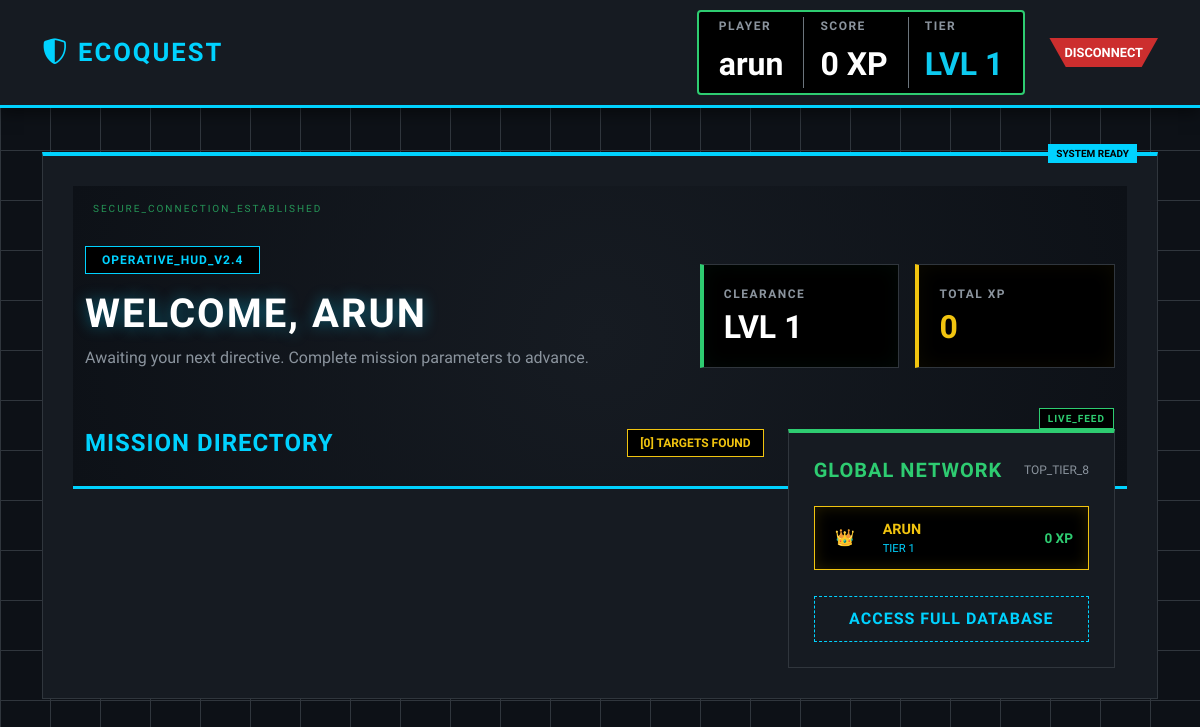
Page /dashboard/student/ (signed in) on the committed database.
### apps/accounts/models.py (models this page shows, shortened)
class User(AbstractUser):
    ROLE_CHOICES = (
        ('student', 'Student'),
        ('teacher', 'Teacher'),
        ('admin', 'Administrator'),
    )
    LEVEL_CHOICES = (
        (1, 'Bronze'),
        (2, 'Silver'),
        (3, 'Gold'),
    )
    role = models.CharField(max_length=20, choices=ROLE_CHOICES, default='student')
    assigned_teachers = models.ManyToManyField(
        'self',
        symmetrical=False,
        blank=True,
        related_name='my_students',
        limit_choices_to={'role': 'teacher'},
        help_text="Master Admin: Assign this student to multiple teachers."
    )
    school = models.CharField(max_length=100, blank=True)
    grade = models.CharField(max_length=50, blank=True)
    points = models.IntegerField(default=0)
    level = models.IntegerField(default=1, choices=LEVEL_CHOICES)
    total_quizzes_taken = models.IntegerField(default=0)
    total_correct_answers = models.IntegerField(default=0)
    last_active = models.DateTimeField(default=timezone.now)
    avatar = models.ImageField(upload_to='avatars/', null=True, blank=True)
    bio = models.TextField(max_length=500, blank=True)
    class Meta:
        ordering = ['-points', 'username']
        verbose_name = 'User'
        verbose_name_plural = 'Users'

### apps/dashboard/views.py (the view)
# urls.py: path('student/', views.student_dashboard, name='student_dashboard'),
@login_required
def student_dashboard(request):
    if request.user.role != 'student':
        return redirect('dashboard:teacher_dashboard' if request.user.role == 'teacher' else 'dashboard:admin_dashboard')
    now = timezone.now()
    assigned_quizzes = QuizAssignment.objects.filter(
        student=request.user,
        is_completed=False,
        expires_at__gt=now
    )
    assigned_category_ids = assigned_quizzes.values_list('category_id', flat=True)
    categories = Category.objects.filter(id__in=assigned_category_ids)
    leaderboard = User.objects.filter(role='student').order_by('-points')[:10]
    quiz_history = QuizSession.objects.filter(user=request.user, completed=True).order_by('-completed_at')[:5]
    active_mission = Mission.objects.filter(is_active=True).first()
    existing_submission = None
    if active_mission:
        existing_submission = MissionSubmission.objects.filter(
            user=request.user,
            mission=active_mission
        ).first()
    context = {
        'categories': categories,
        'assigned_quizzes': assigned_quizzes,
        'leaderboard': leaderboard,
        'quiz_history': quiz_history,
        'active_mission': active_mission,
        'existing_submission': existing_submission
    }
    return render(request, 'dashboard/student_dashboard.html', context)

### templates/dashboard/student_dashboard.html (shortened to what this page needs)
{% extends 'base.html' %}
{% load static %}
{% block content %}
<div class="header-tactical">
    <div class="container">
        <div class="row align-items-center">
            <div class="col-md-7 mb-4 mb-md-0">
                <div class="d-inline-block px-3 py-1 mb-3" style="background: #000; border: 1px solid var(--neon-blue); color: var(--neon-blue); font-family: 'Orbitron'; font-size: 0.75rem; font-weight: 700; letter-spacing: 1px;">
                    OPERATIVE_HUD_V2.4
                </div>
                <h1 class="hud-title">Welcome, {{ user.username }}</h1>
                <p class="fs-6" style="color: var(--text-dim); font-family: 'Chakra Petch', sans-serif;">Awaiting your next directive. Complete mission parameters to advance.</p>
            </div>
            <div class="col-md-5">
                <div class="row g-3">
                    <div class="col-6">
                        <div class="hud-stat-box">
                            <div class="stat-label">CLEARANCE</div>
                            <h2 class="stat-value">LVL {{ user.level }}</h2>
                        </div>
                    </div>
                    <div class="col-6">
                        <div class="hud-stat-box xp-box">
                            <div class="stat-label">TOTAL XP</div>
                            <h2 class="stat-value xp-value">{{ user.points }}</h2>
                        </div>
                    </div>
                </div>
            </div>
        </div>
    </div>
</div>
<div class="container" style="margin-top: -20px; z-index: 10; position: relative;">
    <div class="row">
        <div class="col-lg-8">
            <div class="d-flex justify-content-between align-items-center mb-3">
                <h4 class="section-title m-0">Mission Directory</h4>
                <div style="background: #000; border: 1px solid var(--neon-yellow); color: var(--neon-yellow); padding: 4px 12px; font-family: 'Orbitron'; font-size: 0.75rem; font-weight: bold;">
                    [{{ categories|length }}] TARGETS FOUND
                </div>
            </div>
        </div>
        <div class="col-lg-4 mt-5 mt-lg-0">
            <div class="ranking-terminal">
                <div class="d-flex justify-content-between align-items-center mb-4">
                    <h5 class="section-title m-0" style="color: var(--neon-green);">Global Network</h5>
                    <span style="color: var(--text-dim); font-family: 'Orbitron'; font-size: 0.75rem;">TOP_TIER_8</span>
                </div>
                {% for student in leaderboard|slice:":8" %}
                <div class="operative-row {% if student.id == user.id %}is-me{% endif %}">
                    <div class="rank-number">
                        {% if forloop.counter == 1 %}👑{% elif forloop.counter == 2 %}⚔️{% elif forloop.counter == 3 %}🛡️{% else %}0{{ forloop.counter }}{% endif %}
                    </div>
                    <div class="flex-grow-1 ms-2">
                        <div class="op-name">{{ student.username }}</div>
                        <div class="op-level">TIER {{ student.level }}</div>
                    </div>
                    <div class="op-xp">{{ student.points }} XP</div>
                </div>
                {% endfor %}
                <button class="btn-terminal mt-3">ACCESS FULL DATABASE</button>
            </div>
        </div>
    </div>
</div>
{% endblock %}

### templates/base.html (shortened to what this page needs)
<!DOCTYPE html>
<html lang="en">
<head>
    {% load static %}
    <link href="https://cdn.jsdelivr.net/npm/bootstrap@5.3.0/dist/css/bootstrap.min.css" rel="stylesheet">
    <link rel="stylesheet" href="https://cdn.jsdelivr.net/npm/bootstrap-icons@1.11.1/font/bootstrap-icons.css">
    <link rel="stylesheet" href="https://cdnjs.cloudflare.com/ajax/libs/font-awesome/6.4.0/css/all.min.css">
</head>
<body>
    <nav class="navbar">
        <div class="container d-flex justify-content-between align-items-center">
            <a href="/" class="brand-name">
                <i class="bi bi-shield-shaded"></i> ECOQUEST
            </a>
            <div class="d-flex align-items-center gap-4">
                {% if user.is_authenticated %}
                    <div class="player-hud">
                        <div>
                            <span class="stat-label">Player</span>
                            <span class="stat-value">{{ user.username }}</span>
                        </div>
                        {% if user.role == 'student' %}
                        <div class="border-start border-secondary ps-3">
                            <span class="stat-label">Score</span>
                            <span class="stat-value xp-text">{{ user.points }} XP</span>
                        </div>
                        <div class="border-start border-secondary ps-3">
                            <span class="stat-label">Tier</span>
                            <span class="stat-value text-info">LVL {{ user.level }}</span>
                        </div>
                        {% endif %}
                    </div>
                    <form method="post" action="{% url 'logout' %}" class="m-0">
                        <button type="submit" class="btn-exit">DISCONNECT</button>
                    </form>
                {% else %}
                    <div class="d-flex gap-3 align-items-center">
                        <a href="{% url 'login' %}" class="text-white text-decoration-none fw-bold small">LOGIN</a>
                        <a href="{% url 'register' %}" class="btn-action">JOIN QUEST</a>
                    </div>
                {% endif %}
            </div>
        </div>
    </nav>
    <main class="container py-4">
        <div class="content-frame">
            {% block content %}{% endblock %}
        </div>
    </main>
</body>
</html>

### templates/base.html (style rules this page uses)
:root { --ui-bg: #0d1117; --ui-panel: #161b22; --ui-border: #30363d; --neon-green: #2ecc71; --neon-blue: #00d2ff; --neon-yellow: #f1c40f; --text-bright: #ffffff; --text-dim: #8b949e; }
body { font-family: 'Chakra Petch', sans-serif; background-color: var(--ui-bg); color: var(--text-bright); margin: 0; background-image: linear-gradient(var(--ui-border) 1px, transparent 1px), linear-gradient(90deg, var(--ui-border) 1px, transparent 1px); background-size: 50px 50px; }
.navbar { background-color: var(--ui-panel); border-bottom: 3px solid var(--neon-blue); padding: 10px 0; box-shadow: 0 5px 15px rgba(0,0,0,0.5); }
.brand-name { font-family: 'Orbitron', sans-serif; font-weight: 900; font-size: 1.6rem; color: var(--neon-blue); text-decoration: none; text-transform: uppercase; letter-spacing: 2px; }
.player-hud { background: #000000; border: 2px solid var(--neon-green); padding: 5px 20px; border-radius: 4px; display: flex; align-items: center; gap: 20px; }
.stat-label { font-size: 0.7rem; color: var(--neon-green); font-weight: bold; display: block; text-transform: uppercase; }
.stat-value { font-family: 'Orbitron', sans-serif; font-size: 1rem; color: #fff; }
.btn-exit { background: #cc2e2e; color: white; padding: 5px 15px; border: none; font-size: 0.8rem; font-weight: bold; clip-path: polygon(0 0, 100% 0, 85% 100%, 15% 100%); }
.content-frame { background: var(--ui-panel); border: 1px solid var(--ui-border); border-top: 4px solid var(--neon-blue); padding: 30px; margin-top: 20px; position: relative; }
.content-frame::before { content: "SYSTEM READY"; position: absolute; top: -12px; right: 20px; background: var(--neon-blue); color: #000; font-size: 10px; padding: 2px 8px; font-weight: bold; }
.xp-text { color: var(--neon-yellow); font-weight: bold; }

### rows in the picture
User: username "arun", points "0", level "1", username "ARUN"

### other values in the picture
{{ categories|length }} "0"
